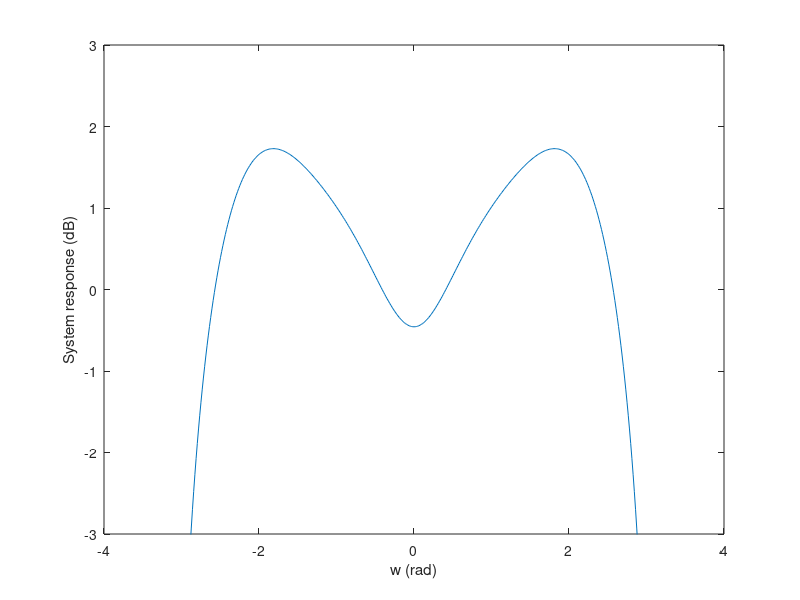

This figure's MATLAB source:
%% (1), (2) & (3)

v = [0.1+0.3*1i 0.1-0.3*1i 0.5 -1];
coef = poly(v);

w = -pi:pi/200:pi;
z = exp(1i*w);
x = polyval(coef,z);

plot(w,10*log10(abs(x)))
xlabel('w (rad)')
ylabel('System response (dB)')
axis([-4 4 -3 3])